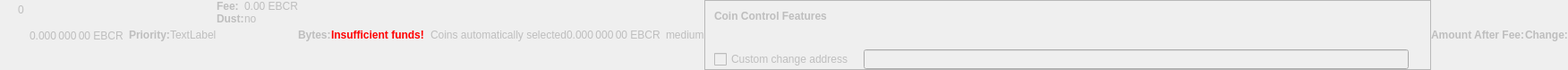
    <widget class="QWidget" name="dummyHideWidget" native="true">
     <property name="enabled">
      <bool>false</bool>
     </property>
     <property name="maximumSize">
      <size>
       <width>100</width>
       <height>22</height>
      </size>
     </property>
     <layout class="QHBoxLayout" name="dummyHideLayout">
      <property name="spacing">
       <number>0</number>
      </property>
      <property name="leftMargin">
       <number>0</number>
      </property>
      <property name="topMargin">
       <number>0</number>
      </property>
      <property name="rightMargin">
       <number>0</number>
      </property>
      <property name="bottomMargin">
       <number>0</number>
      </property>
      <item>
       <layout class="QFormLayout" name="formLayoutCoinControl1">
        <property name="horizontalSpacing">
         <number>10</number>
        </property>
        <property name="verticalSpacing">
         <number>14</number>
        </property>
        <property name="leftMargin">
         <number>10</number>
        </property>
        <property name="topMargin">
         <number>4</number>
        </property>
        <property name="rightMargin">
         <number>6</number>
        </property>
        <item row="0" column="1">
         <widget class="QLabel" name="labelCoinControlBytes">
          <property name="cursor">
           <cursorShape>IBeamCursor</cursorShape>
          </property>
          <property name="contextMenuPolicy">
           <enum>Qt::ActionsContextMenu</enum>
          </property>
          <property name="text">
           <string notr="true">0</string>
          </property>
          <property name="textInteractionFlags">
           <set>Qt::LinksAccessibleByMouse|Qt::TextSelectableByKeyboard|Qt::TextSelectableByMouse</set>
          </property>
         </widget>
        </item>
       </layout>
      </item>
      <item>
       <widget class="QLabel" name="labelCoinControlAfterFee">
        <property name="enabled">
         <bool>false</bool>
        </property>
        <property name="sizePolicy">
         <sizepolicy hsizetype="Fixed" vsizetype="Fixed">
          <horstretch>0</horstretch>
          <verstretch>0</verstretch>
         </sizepolicy>
        </property>
        <property name="minimumSize">
         <size>
          <width>111</width>
          <height>12</height>
         </size>
        </property>
        <property name="maximumSize">
         <size>
          <width>111</width>
          <height>12</height>
         </size>
        </property>
        <property name="cursor">
         <cursorShape>IBeamCursor</cursorShape>
        </property>
        <property name="contextMenuPolicy">
         <enum>Qt::ActionsContextMenu</enum>
        </property>
        <property name="text">
         <string notr="true">0.000 000 00 EBCR</string>
        </property>
        <property name="textInteractionFlags">
         <set>Qt::LinksAccessibleByMouse|Qt::TextSelectableByKeyboard|Qt::TextSelectableByMouse</set>
        </property>
       </widget>
      </item>
      <item>
       <widget class="QLabel" name="labelCoinControlPriorityText">
        <property name="enabled">
         <bool>false</bool>
        </property>
        <property name="font">
         <font>
          <weight>75</weight>
          <bold>true</bold>
         </font>
        </property>
        <property name="text">
         <string>Priority:</string>
        </property>
       </widget>
      </item>
      <item>
       <layout class="QHBoxLayout" name="horizontalLayout">
        <item>
         <widget class="QLabel" name="WarningLabel">
          <property name="text">
           <string>TextLabel</string>
          </property>
         </widget>
        </item>
       </layout>
      </item>
      <item>
       <layout class="QFormLayout" name="formLayoutCoinControl3">
        <property name="horizontalSpacing">
         <number>0</number>
        </property>
        <property name="verticalSpacing">
         <number>0</number>
        </property>
        <property name="leftMargin">
         <number>0</number>
        </property>
        <property name="topMargin">
         <number>0</number>
        </property>
        <property name="rightMargin">
         <number>0</number>
        </property>
        <item row="0" column="0">
         <widget class="QLabel" name="labelCoinControlFeeText">
          <property name="enabled">
           <bool>false</bool>
          </property>
          <property name="font">
           <font>
            <weight>75</weight>
            <bold>true</bold>
           </font>
          </property>
          <property name="text">
           <string>Fee:</string>
          </property>
          <property name="margin">
           <number>0</number>
          </property>
         </widget>
        </item>
        <item row="0" column="1">
         <widget class="QLabel" name="labelCoinControlFee">
          <property name="enabled">
           <bool>false</bool>
          </property>
          <property name="cursor">
           <cursorShape>IBeamCursor</cursorShape>
          </property>
          <property name="contextMenuPolicy">
           <enum>Qt::ActionsContextMenu</enum>
          </property>
          <property name="text">
           <string notr="true">0.00 EBCR</string>
          </property>
          <property name="textInteractionFlags">
           <set>Qt::LinksAccessibleByMouse|Qt::TextSelectableByKeyboard|Qt::TextSelectableByMouse</set>
          </property>
         </widget>
        </item>
        <item row="1" column="0">
         <widget class="QLabel" name="labelCoinControlLowOutputText">
          <property name="enabled">
           <bool>false</bool>
          </property>
          <property name="font">
           <font>
            <weight>75</weight>
            <bold>true</bold>
           </font>
          </property>
          <property name="text">
           <string>Dust:</string>
          </property>
         </widget>
        </item>
        <item row="1" column="1">
         <widget class="QLabel" name="labelCoinControlLowOutput">
          <property name="enabled">
           <bool>false</bool>
          </property>
          <property name="cursor">
           <cursorShape>IBeamCursor</cursorShape>
          </property>
          <property name="contextMenuPolicy">
           <enum>Qt::ActionsContextMenu</enum>
          </property>
          <property name="text">
           <string>no</string>
          </property>
          <property name="textInteractionFlags">
           <set>Qt::LinksAccessibleByMouse|Qt::TextSelectableByKeyboard|Qt::TextSelectableByMouse</set>
          </property>
         </widget>
        </item>
       </layout>
      </item>
      <item>
       <widget class="QLabel" name="labelCoinControlBytesText">
        <property name="enabled">
         <bool>false</bool>
        </property>
        <property name="font">
         <font>
          <weight>75</weight>
          <bold>true</bold>
         </font>
        </property>
        <property name="text">
         <string>Bytes:</string>
        </property>
       </widget>
      </item>
      <item>
       <layout class="QFormLayout" name="formLayoutCoinControl2">
        <property name="horizontalSpacing">
         <number>0</number>
        </property>
        <property name="verticalSpacing">
         <number>0</number>
        </property>
        <property name="leftMargin">
         <number>0</number>
        </property>
        <property name="topMargin">
         <number>0</number>
        </property>
        <property name="rightMargin">
         <number>0</number>
        </property>
       </layout>
      </item>
      <item>
       <layout class="QHBoxLayout" name="horizontalLayoutCoinControl2">
        <property name="spacing">
         <number>0</number>
        </property>
        <property name="bottomMargin">
         <number>0</number>
        </property>
       </layout>
      </item>
      <item>
       <widget class="QLabel" name="labelCoinControlInsuffFunds">
        <property name="enabled">
         <bool>false</bool>
        </property>
        <property name="minimumSize">
         <size>
          <width>0</width>
          <height>0</height>
         </size>
        </property>
        <property name="font">
         <font>
          <weight>75</weight>
          <bold>true</bold>
         </font>
        </property>
        <property name="styleSheet">
         <string notr="true">color:red;font-weight:bold;</string>
        </property>
        <property name="text">
         <string>Insufficient funds!</string>
        </property>
        <property name="margin">
         <number>5</number>
        </property>
       </widget>
      </item>
      <item>
       <layout class="QFormLayout" name="formLayoutCoinControl4">
        <property name="horizontalSpacing">
         <number>0</number>
        </property>
        <property name="verticalSpacing">
         <number>0</number>
        </property>
        <property name="leftMargin">
         <number>0</number>
        </property>
        <property name="topMargin">
         <number>0</number>
        </property>
        <property name="rightMargin">
         <number>0</number>
        </property>
       </layout>
      </item>
      <item>
       <widget class="QLabel" name="labelCoinControlChangeLabel">
        <property name="enabled">
         <bool>false</bool>
        </property>
        <property name="sizePolicy">
         <sizepolicy hsizetype="Preferred" vsizetype="Expanding">
          <horstretch>0</horstretch>
          <verstretch>0</verstretch>
         </sizepolicy>
        </property>
        <property name="minimumSize">
         <size>
          <width>0</width>
          <height>0</height>
         </size>
        </property>
        <property name="text">
         <string/>
        </property>
        <property name="margin">
         <number>3</number>
        </property>
       </widget>
      </item>
      <item>
       <widget class="QLabel" name="labelCoinControlAutomaticallySelected">
        <property name="enabled">
         <bool>false</bool>
        </property>
        <property name="sizePolicy">
         <sizepolicy hsizetype="Fixed" vsizetype="Fixed">
          <horstretch>0</horstretch>
          <verstretch>0</verstretch>
         </sizepolicy>
        </property>
        <property name="minimumSize">
         <size>
          <width>0</width>
          <height>0</height>
         </size>
        </property>
        <property name="maximumSize">
         <size>
          <width>240</width>
          <height>16777215</height>
         </size>
        </property>
        <property name="text">
         <string>Coins automatically selected</string>
        </property>
        <property name="margin">
         <number>5</number>
        </property>
       </widget>
      </item>
      <item>
       <widget class="QLabel" name="labelCoinControlChange">
        <property name="enabled">
         <bool>false</bool>
        </property>
        <property name="sizePolicy">
         <sizepolicy hsizetype="Fixed" vsizetype="Fixed">
          <horstretch>0</horstretch>
          <verstretch>0</verstretch>
         </sizepolicy>
        </property>
        <property name="minimumSize">
         <size>
          <width>111</width>
          <height>0</height>
         </size>
        </property>
        <property name="maximumSize">
         <size>
          <width>111</width>
          <height>16777215</height>
         </size>
        </property>
        <property name="cursor">
         <cursorShape>IBeamCursor</cursorShape>
        </property>
        <property name="contextMenuPolicy">
         <enum>Qt::ActionsContextMenu</enum>
        </property>
        <property name="text">
         <string notr="true">0.000 000 00 EBCR</string>
        </property>
        <property name="textInteractionFlags">
         <set>Qt::LinksAccessibleByMouse|Qt::TextSelectableByKeyboard|Qt::TextSelectableByMouse</set>
        </property>
       </widget>
      </item>
      <item>
       <widget class="QLabel" name="labelCoinControlPriority">
        <property name="enabled">
         <bool>false</bool>
        </property>
        <property name="cursor">
         <cursorShape>IBeamCursor</cursorShape>
        </property>
        <property name="contextMenuPolicy">
         <enum>Qt::ActionsContextMenu</enum>
        </property>
        <property name="text">
         <string>medium</string>
        </property>
        <property name="textInteractionFlags">
         <set>Qt::LinksAccessibleByMouse|Qt::TextSelectableByKeyboard|Qt::TextSelectableByMouse</set>
        </property>
       </widget>
      </item>
      <item>
       <widget class="QFrame" name="frameCoinControl">
        <property name="sizePolicy">
         <sizepolicy hsizetype="Expanding" vsizetype="Expanding">
          <horstretch>0</horstretch>
          <verstretch>0</verstretch>
         </sizepolicy>
        </property>
        <property name="maximumSize">
         <size>
          <width>16777215</width>
          <height>16777215</height>
         </size>
        </property>
        <property name="frameShape">
         <enum>QFrame::StyledPanel</enum>
        </property>
        <property name="frameShadow">
         <enum>QFrame::Sunken</enum>
        </property>
        <layout class="QVBoxLayout" name="verticalLayoutCoinControl2_2">
         <property name="spacing">
          <number>0</number>
         </property>
         <property name="leftMargin">
          <number>0</number>
         </property>
         <property name="topMargin">
          <number>0</number>
         </property>
         <property name="rightMargin">
          <number>0</number>
         </property>
         <property name="bottomMargin">
          <number>0</number>
         </property>
         <item>
          <layout class="QVBoxLayout" name="verticalLayoutCoinControl" stretch="0,0,0,1">
           <property name="spacing">
            <number>0</number>
           </property>
           <property name="leftMargin">
            <number>10</number>
           </property>
           <property name="topMargin">
            <number>10</number>
           </property>
           <item>
            <layout class="QHBoxLayout" name="horizontalLayoutCoinControl1">
             <property name="bottomMargin">
              <number>15</number>
             </property>
             <item>
              <widget class="QLabel" name="labelCoinControlFeatures">
               <property name="enabled">
                <bool>false</bool>
               </property>
               <property name="sizePolicy">
                <sizepolicy hsizetype="Preferred" vsizetype="Maximum">
                 <horstretch>0</horstretch>
                 <verstretch>0</verstretch>
                </sizepolicy>
               </property>
               <property name="font">
                <font>
                 <weight>75</weight>
                 <bold>true</bold>
                </font>
               </property>
               <property name="styleSheet">
                <string notr="true">font-weight:bold;</string>
               </property>
               <property name="text">
                <string>Coin Control Features</string>
               </property>
              </widget>
             </item>
            </layout>
           </item>
           <item>
            <widget class="QWidget" name="widgetCoinControl" native="true">
             <property name="sizePolicy">
              <sizepolicy hsizetype="Preferred" vsizetype="Preferred">
               <horstretch>0</horstretch>
               <verstretch>0</verstretch>
              </sizepolicy>
             </property>
             <property name="minimumSize">
              <size>
               <width>0</width>
               <height>0</height>
              </size>
             </property>
             <property name="styleSheet">
              <string notr="true"/>
             </property>
             <layout class="QHBoxLayout" name="horizontalLayoutCoinControl5_2">
              <property name="leftMargin">
               <number>0</number>
              </property>
              <property name="topMargin">
               <number>0</number>
              </property>
              <property name="rightMargin">
               <number>0</number>
              </property>
              <property name="bottomMargin">
               <number>0</number>
              </property>
              <item>
               <layout class="QHBoxLayout" name="horizontalLayoutCoinControl3">
                <property name="spacing">
                 <number>20</number>
                </property>
                <property name="topMargin">
                 <number>0</number>
                </property>
                <property name="bottomMargin">
                 <number>10</number>
                </property>
               </layout>
              </item>
             </layout>
            </widget>
           </item>
           <item>
            <layout class="QHBoxLayout" name="horizontalLayoutCoinControl4" stretch="0,0,0">
             <property name="spacing">
              <number>12</number>
             </property>
             <property name="sizeConstraint">
              <enum>QLayout::SetDefaultConstraint</enum>
             </property>
             <property name="topMargin">
              <number>5</number>
             </property>
             <property name="rightMargin">
              <number>5</number>
             </property>
             <item>
              <widget class="QCheckBox" name="checkBoxCoinControlChange">
               <property name="enabled">
                <bool>false</bool>
               </property>
               <property name="toolTip">
                <string>If this is activated, but the change address is empty or invalid, change will be sent to a newly generated address.</string>
               </property>
               <property name="text">
                <string>Custom change address</string>
               </property>
              </widget>
             </item>
             <item>
              <widget class="QValidatedLineEdit" name="lineEditCoinControlChange">
               <property name="enabled">
                <bool>false</bool>
               </property>
               <property name="sizePolicy">
                <sizepolicy hsizetype="Expanding" vsizetype="Fixed">
                 <horstretch>0</horstretch>
                 <verstretch>0</verstretch>
                </sizepolicy>
               </property>
              </widget>
             </item>
             <item>
              <widget class="QLabel" name="labelCoinControlChangeLabel_2">
               <property name="sizePolicy">
                <sizepolicy hsizetype="Preferred" vsizetype="Expanding">
                 <horstretch>0</horstretch>
                 <verstretch>0</verstretch>
                </sizepolicy>
               </property>
               <property name="minimumSize">
                <size>
                 <width>0</width>
                 <height>0</height>
                </size>
               </property>
               <property name="text">
                <string/>
               </property>
               <property name="margin">
                <number>3</number>
               </property>
              </widget>
             </item>
            </layout>
           </item>
           <item>
            <spacer name="verticalSpacerCoinControl">
             <property name="orientation">
              <enum>Qt::Vertical</enum>
             </property>
             <property name="sizeHint" stdset="0">
              <size>
               <width>800</width>
               <height>1</height>
              </size>
             </property>
            </spacer>
           </item>
          </layout>
         </item>
        </layout>
       </widget>
      </item>
      <item>
       <widget class="QLabel" name="labelCoinControlAfterFeeText">
        <property name="enabled">
         <bool>false</bool>
        </property>
        <property name="minimumSize">
         <size>
          <width>0</width>
          <height>0</height>
         </size>
        </property>
        <property name="maximumSize">
         <size>
          <width>16777215</width>
          <height>16777215</height>
         </size>
        </property>
        <property name="font">
         <font>
          <weight>75</weight>
          <bold>true</bold>
         </font>
        </property>
        <property name="text">
         <string>Amount After Fee:</string>
        </property>
        <property name="alignment">
         <set>Qt::AlignLeading|Qt::AlignLeft|Qt::AlignVCenter</set>
        </property>
        <property name="margin">
         <number>0</number>
        </property>
       </widget>
      </item>
      <item>
       <widget class="QLabel" name="labelCoinControlChangeText">
        <property name="enabled">
         <bool>false</bool>
        </property>
        <property name="sizePolicy">
         <sizepolicy hsizetype="Preferred" vsizetype="Preferred">
          <horstretch>0</horstretch>
          <verstretch>0</verstretch>
         </sizepolicy>
        </property>
        <property name="minimumSize">
         <size>
          <width>0</width>
          <height>0</height>
         </size>
        </property>
        <property name="maximumSize">
         <size>
          <width>16777215</width>
          <height>16777215</height>
         </size>
        </property>
        <property name="font">
         <font>
          <weight>75</weight>
          <bold>true</bold>
         </font>
        </property>
        <property name="text">
         <string>Change:</string>
        </property>
        <property name="alignment">
         <set>Qt::AlignLeading|Qt::AlignLeft|Qt::AlignVCenter</set>
        </property>
       </widget>
      </item>
     </layout>
    </widget>
